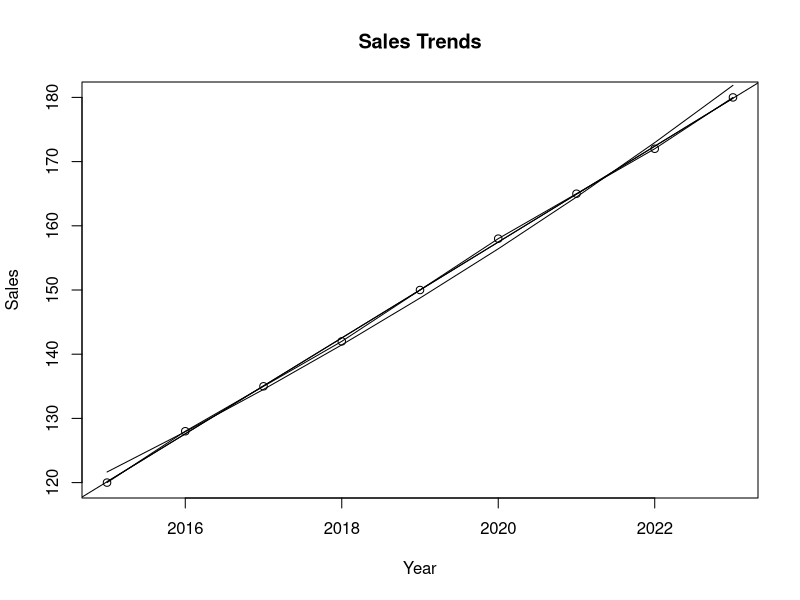

Recreate this plot in R.
# Program 7: Linear and Non-Linear Trends

year <- 2015:2023

sales <- c(120,128,135,142,150,
           158,165,172,180)

data <- data.frame(year, sales)

# Linear trend
linear_model <- lm(sales ~ year,
                   data=data)

summary(linear_model)

plot(year, sales,
     type="o",
     main="Sales Trends",
     xlab="Year",
     ylab="Sales")

abline(linear_model)

# Quadratic trend
quad_model <- lm(sales ~ year + I(year^2),
                 data=data)

pred <- predict(quad_model)

lines(year, pred)

# Exponential trend
exp_model <- lm(log(sales) ~ year,
                data=data)

pred_exp <- exp(predict(exp_model))

lines(year, pred_exp)
